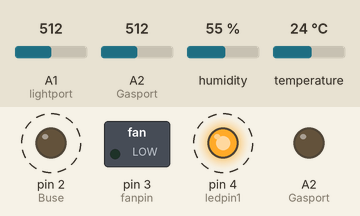
Bench run of a sketch on a simulated Arduino Uno, built with avr-gcc and run on an emulated ATmega328P. Shown: switched loads named in the sketch (green lamp = pin HIGH), output pins drawn as LEDs (lit = HIGH). Dashed ring = blinking. Inputs (shaded band) come from the test bench; at power-on: A2 (Gasport) = 512, humidity 55 %, A1 (lightport) = 512, temperature 24 °C.

Above: at 4.2 s.
5.3 s: A2 (Gasport) set to 56
11.1 s: A2 (Gasport) set to 46
At 11.7 s:
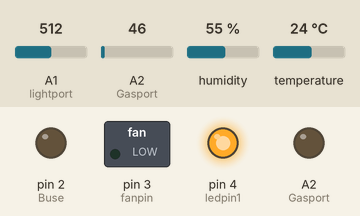
12.6 s: humidity set to 43 %
14.1 s: humidity set to 40 %
At 15.2 s:
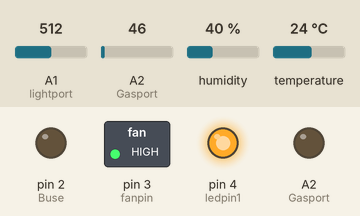
16.4 s: A2 (Gasport) set to 306
At 17.01 s:
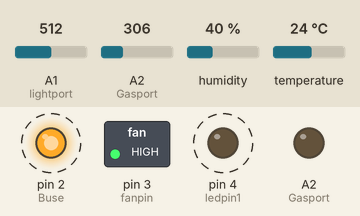
19.9 s: A2 (Gasport) set to 40
At 21.0 s:
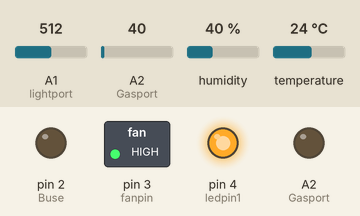
Timing chart, 0 to 22.8 s (numbered marks = the images above; inputs shaded):
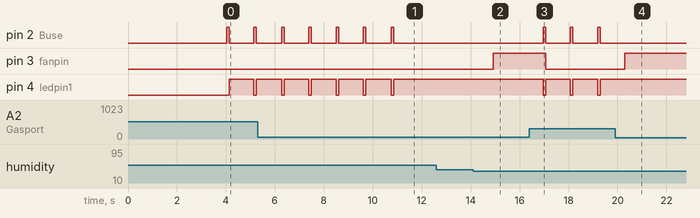

Measured:
- the behaviour switches between 51 and 50 on A2 (Gasport) (found by bisection; images 0 and 1)
- the behaviour switches between 42 and 41 % on humidity (found by bisection; images 1 and 2)
- after the input at 11.1 s, pin 2 (Buse): stays LOW (without the input it goes to HIGH after 0.76 s); pin 4 (ledpin1): stays HIGH (without the input it goes to LOW after 0.76 s)
- after the input at 12.6 s, every drawn part: stays the same
- after the input at 14.1 s, pin 3 (fanpin): LOW → HIGH after 0.82 s
- after the input at 16.4 s, pin 2 (Buse): alternates HIGH for 0.10 s and LOW for 1.0 s, starting after 0.56 s; pin 3 (fanpin): HIGH → LOW after 0.66 s; pin 4 (ledpin1): alternates HIGH for 1.0 s and LOW for 0.10 s, starting after 0.56 s
- after the input at 19.9 s, pin 2 (Buse): stops changing and stays LOW; pin 3 (fanpin): LOW → HIGH after 0.41 s; pin 4 (ledpin1): stops changing and stays HIGH
- by itself, pin 2 (Buse): alternates HIGH for 0.10 s and LOW for 1.0 s
- by itself, pin 4 (ledpin1): alternates HIGH for 1.0 s and LOW for 0.10 s

The sketch:

project.ino
```cpp
#include <SoftwareSerial.h>
#include <DHT.h>
#define Buse 2
#define fanpin 3
#define ledpin1 4
#define ledpin2 5
#define RxD 6
#define TxD 7
#define DHTport A0
#define lightport A1
#define Gasport A2

DHT myDHT(DHTport,DHT11);
SoftwareSerial bt(RxD,TxD);

void setup()
{
  pinMode(Buse, OUTPUT);
  pinMode(Gasport, OUTPUT);
  pinMode(fanpin, OUTPUT);
  pinMode(ledpin1, OUTPUT);
  Serial.begin(9600);
  bt.begin(38400);
  myDHT.begin();
  bt.print("\r\n+STWMOD=0\r\n");
  delay(2000);
  bt.print("\r\n+INQ=1\r\n");
  delay(2000);
  bt.flush();
}

void loop()
{
  float tempa = myDHT.readTemperature();
  float Humia = myDHT.readHumidity();
  float gas = analogRead(Gasport);
  int light = analogRead(lightport);

  bt.print("Value" + String(tempa));
  bt.print(String(Humia));

  if (gas <50){
    bt.print("정상");
  }
  if (gas >50){
    bt.print("위험");
    digitalWrite(Buse, HIGH);
    digitalWrite(ledpin1, LOW);
    delay(100);
    digitalWrite(Buse, LOW);
    digitalWrite(ledpin1, HIGH);
  }

   if (tempa > 25 ||Humia > 41 || gas > 50)
  {
    digitalWrite(fanpin, LOW);
    bt.print("0");
  }
  else{
    digitalWrite(fanpin, HIGH);
    bt.print("1");
  }

  if (light > 10){
    digitalWrite(lightport, HIGH);
    bt.print("1");
  }
  else{
    digitalWrite(lightport, LOW);
    bt.print("0");
  }

  //Serial.println("온도" + String(tempa));
  //Serial.println("습도" + String(Humia));
  //Serial.println("가스" + String(gas));
  //Serial.println("조도값" + String(light));
  delay(1000);
}
```
